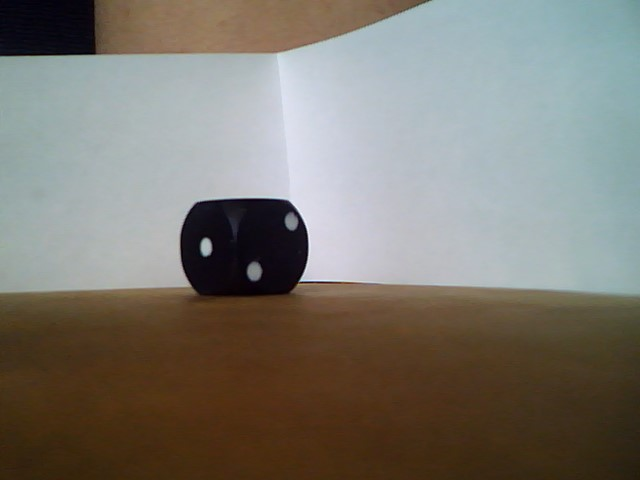
#> input picture source_code/raspberry/rectangle_detecton/data/3/1/photo (1).jpg, 640 x 480 px, given in place of photo (5).jpg, which was not available
$ python utils.py
#> lines starting #> are read from the running program, lines starting #| are printed output that depends on the picture; after the words box and inside, x2 and y2 are one past the last pixel; in counts of white or black regions, pixels touching at a corner belong together; pictures that were not available may be replaced by others from this repository, and a replacement may not be noted
import sys
from threading import Thread

import numpy as np
import cv2 as cv

hsv_min = np.array((0, 54, 5), np.uint8)
hsv_max = np.array((187, 255, 253), np.uint8)


def find(num):
#> called with num = 5
    fn = f'data/3/1/photo ({num}).jpg'  # имя файла, который будем анализировать
    img = cv.imread(fn)
#> img is the input picture: shape (480, 640, 3); mean B, G, R 112.6, 120.7, 124.6

    hsv = cv.cvtColor(img,
                      cv.COLOR_BGR2HSV)  # меняем цветовую модель с BGR на HSV
#> hsv: shape (480, 640, 3); mean H, S, V 62.8, 86.1, 133.7
    thresh = cv.inRange(hsv, hsv_min, hsv_max)  # применяем цветовой фильтр
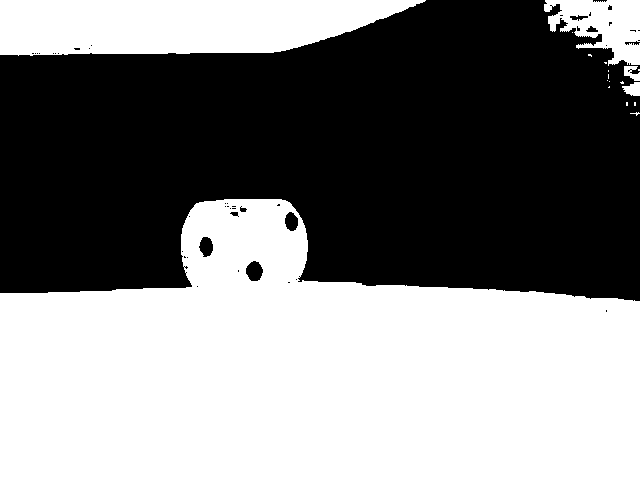
#> thresh: shape (480, 640); 50.5% white; 46 black regions (36 under 20 px)
    contours0, hierarchy = cv.findContours(thresh.copy(), cv.RETR_TREE,
                                              cv.CHAIN_APPROX_SIMPLE)
#> contours0 = 68 contours, 55 with area under 20; largest, box (x1, y1, x2, y2) and area: (0, 199, 640, 480) 131354, (0, 0, 426, 56) 18838, (544, 0, 640, 66) 3740, (245, 260, 264, 282) 281, (198, 236, 214, 258) 232

    # перебираем все найденные контуры в цикле
    count = 0
    for cnt in contours0:
        rect = cv.minAreaRect(cnt)  # пытаемся вписать прямоугольник
        box = cv.boxPoints(rect)  # поиск четырех вершин прямоугольника
        box = np.int0(box)  # округление координат
        area = int(rect[1][0] * rect[1][1])  # вычисление площади
        if area < 400 and area > 120:
            count += 1
            cv.drawContours(img, [box], 0, (255, 0, 0), 2)
#> this loop made 68 passes
#> (rect, box, area) on passes 1, 11, 15, 18, 19, 22, 30: (((319.5, 339), (280, 639), -90), [[639, 479], [0, 479], [0, 199], [639, 199]], 178920), (((254.2, 271), (17.84, 20.41), -30.96), [[251, 284], [241, 266], [256, 257], [267, 275]], 364), (((205.5, 246.5), (21, 15), -90), [[213, 257], [198, 257], [198, 236], [213, 236]], 315), (((291, 221), (20, 14), -90), [[298, 231], [284, 231], [284, 211], [298, 211]], 280), (((233.5, 213.5), (5, 9), -90), [[238, 216], [229, 216], [229, 211], [238, 211]], 45), (((242.7, 209.4), (5.69, 8.24), -78.69), [[246, 213], [238, 211], [239, 205], [247, 207]], 46), (((634.6, 113.7), (8.88, 2.96), -9.46), [[630, 115], [630, 113], [638, 111], [639, 114]], 26)
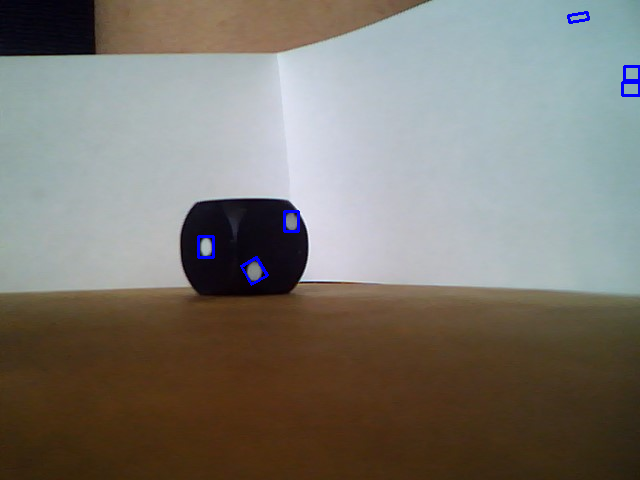
#> img: shape (480, 640, 3); 0.36% of pixels changed, all inside (x1, y1, x2, y2) = (197, 11, 640, 286)
#> after the loop, count = 6

    width = 10
    heigth = 30

    for cnt in contours0:
        if len(cnt) > 4:
            ellipse = cv.fitEllipse(cnt)
            if width < ellipse[1][0] < heigth and width < ellipse[1][1] < heigth:
                count += 1
                cv.ellipse(img, ellipse, (0, 0, 255), 2)
#> this loop made 68 passes
#> ellipse on passes 1, 2, 4, 8, 11, 13, 15, 18, 19, 20, 22, 24: ((299.6, 454.4), (440.3, 797.1), 92.67), ((606, 310.5), (2.12, 3), 0), ((288.5, 282), (2.12, 3), 90), ((238, 270.5), (2.12, 3), 0), ((254, 270.7), (17.27, 21.11), 173.7), ((184.5, 256.5), (3.16, 3.16), 0), ((205.8, 246.3), (14.47, 20.88), 177.6), ((291, 221.2), (14.01, 19.72), 172.4), ((234.2, 213.2), (5.85, 9.44), 99.3), ((233.5, 208), (2.5, 5), 90), ((242.6, 209.2), (6.28, 8.29), 104.1), ((233.5, 206), (2.5, 5), 90)
#> cnt on passes 3, 5, 6, 7, 9, 10: [[196, 286], [197, 285], [198, 286], [197, 287]], [[295, 279], [296, 278], [297, 279], [296, 280]], [[298, 276], [299, 275], [300, 276], [299, 277]], [[185, 272], [186, 271], [187, 272], [186, 273]], [[186, 265], [188, 267], [186, 269], [184, 267]], [[183, 266], [184, 265], [185, 266], [184, 267]]
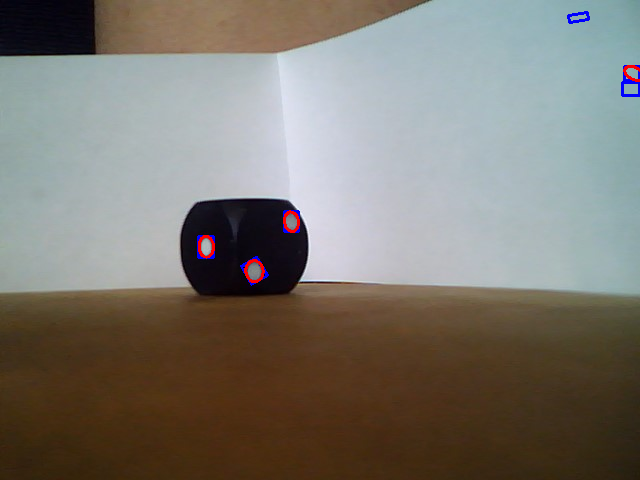
#> img: shape (480, 640, 3); 0.2% of pixels changed, all inside (x1, y1, x2, y2) = (198, 65, 640, 283)
#> after the loop, count = 10

    cv.imshow('contours', img)  # вывод обработанного кадра в окно
    print(count)
#| 10
    cv.waitKey()
    cv.destroyAllWindows()


class MyThread(Thread):
    def __init__(self, num):
        Thread.__init__(self)
        self.num = num

    def run(self):
        find(self.num)


def create_threads():
    threads = []

    for num in range(9):
        my_thread = MyThread(num + 1)
        my_thread.start()
        threads.append(my_thread)

    for thread in threads:
        thread.join()


if __name__ == '__main__':
    find(5)

$ run again, on source_code/raspberry/rectangle_detecton/data/3/1/photo (5).jpg
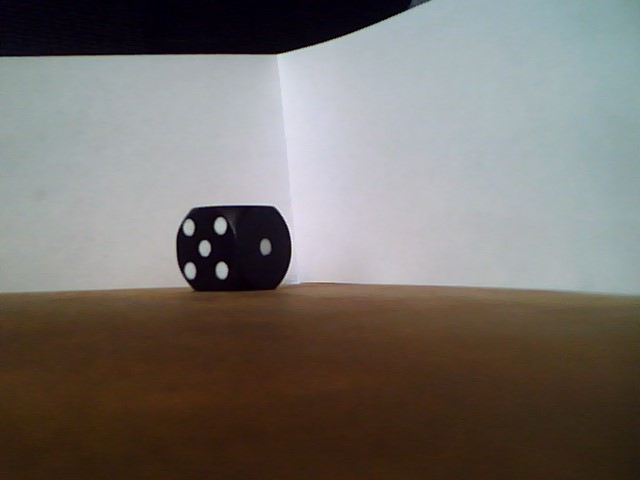
#> input picture source_code/raspberry/rectangle_detecton/data/3/1/photo (5).jpg, 640 x 480 px
#> in find, img is the input picture: shape (480, 640, 3); mean B, G, R 107.3, 112.4, 117.8
#> hsv: shape (480, 640, 3); mean H, S, V 67.7, 88.5, 124.3
#> in find, `thresh = cv.inRange(hsv, hsv_min, hsv_max)`:
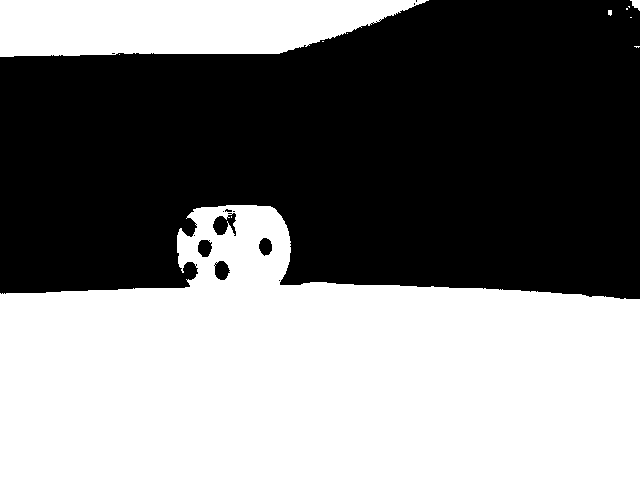
#> thresh: shape (480, 640); 48.5% white; 12 white regions (8 under 20 px)
#> contours0 = 33 contours, 25 with area under 20; largest, box (x1, y1, x2, y2) and area: (0, 205, 640, 480) 129241, (0, 0, 429, 57) 19130, (212, 212, 237, 237) 366, (214, 260, 231, 281) 241, (197, 239, 213, 258) 212, (258, 237, 273, 257) 198, (630, 0, 640, 11) 49, (224, 208, 233, 213) 23
#> the loop in find, `for cnt in contours0:` made 33 passes
#> (rect, box, area) on passes 1, 6, 8, 9: (((319.5, 342), (274, 639), -90), [[639, 479], [0, 479], [0, 205], [639, 205]], 175086), (((222, 270), (20, 16), -90), [[230, 280], [214, 280], [214, 260], [230, 260]], 320), (((204.5, 248), (18, 15), -90), [[212, 257], [197, 257], [197, 239], [212, 239]], 270), (((265.3, 246.3), (15.56, 16.26), -45), [[265, 257], [254, 246], [265, 235], [276, 246]], 252)
#> after the loop in find, `for cnt in contours0:`: count = 3
#> the loop in find, `for cnt in contours0:` made 33 passes
#> ellipse on passes 1, 4, 6, 8, 9, 12, 14, 15: ((292.9, 422.9), (370.1, 758.2), 90.29), ((196, 264.5), (2.12, 3), 0), ((221.2, 269.8), (15.97, 20.39), 173), ((204.4, 247.3), (14.98, 19.41), 8.51), ((265.1, 246.2), (13.86, 18.6), 173.9), ((225, 224.7), (22.66, 26.04), 81.2), ((229.5, 213), (2.5, 5), 90), ((233.5, 211), (2.12, 3), 90)
#> after the loop in find, `for cnt in contours0:`:
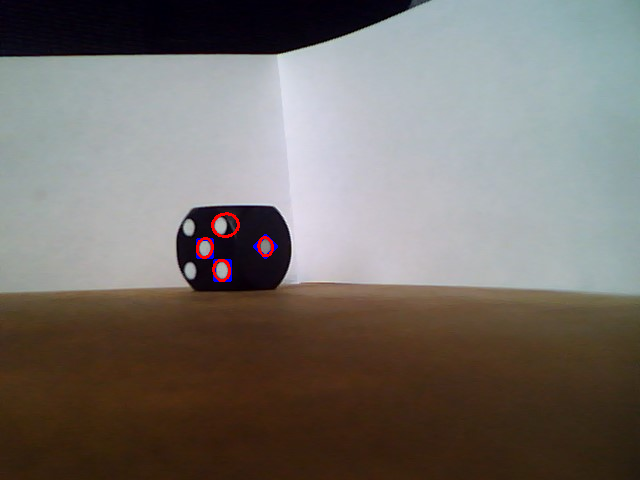
#> img: shape (480, 640, 3); mean B, G, R 107.4, 112.3, 118.3
#> after the loop in find, `for cnt in contours0:`: count = 7
#| 7
